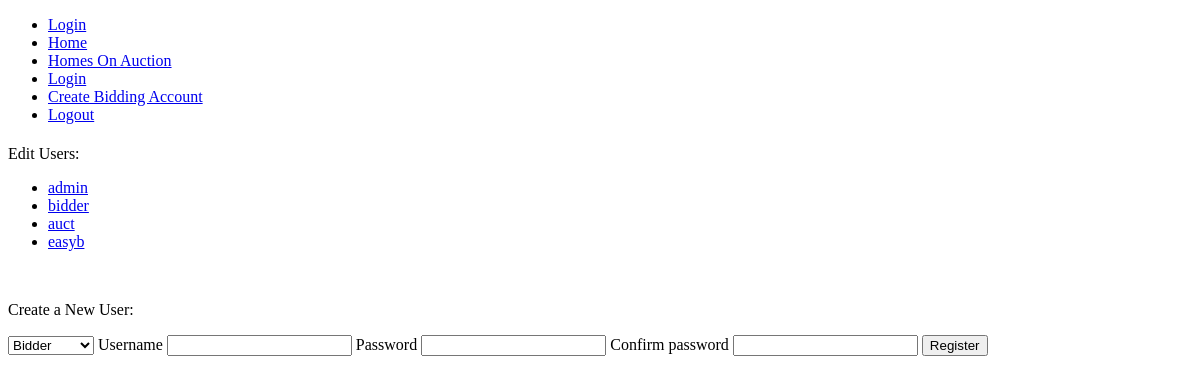
/admin, run on an earlier commit of the app's database.
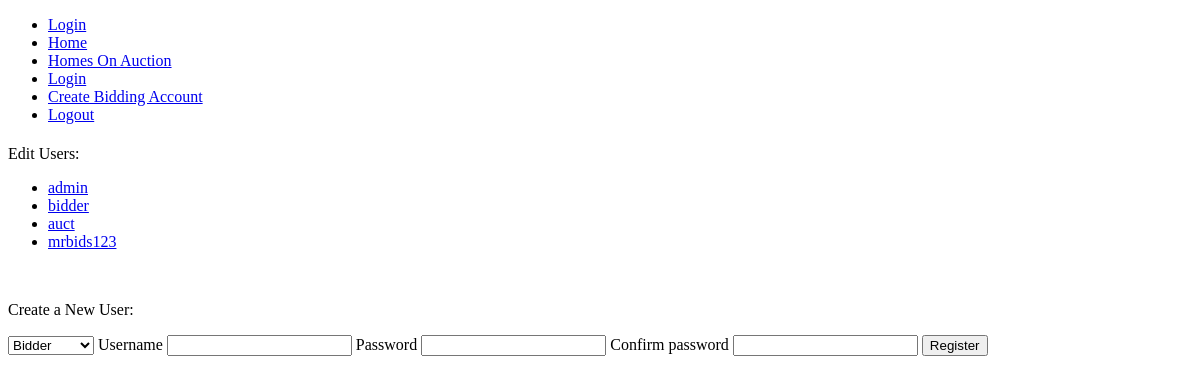
And on a later commit of the database.
### models.py (models this page shows, shortened)
class User(UserMixin, db.Model):
    role = db.Column(db.String(32), nullable=False)
    user_id = db.Column(db.Integer, primary_key=True)
    offers = db.relationship('Items', secondary='bids',backref=db.backref('bidders', lazy='dynamic'))
    username = db.Column(db.String(64), unique=True, index=True)
    password_hash = db.Column(db.String(128))
    @property
    def password(self):
        raise AttributeError('password is not a readable attribute')

### app.py (the view, shortened to what this page needs)
@app.route("/admin", methods=['GET', 'POST'])
def admin():
    data = User.query.all()
    form = RegistrationForm()
    print("before validation")
    return render_template("admin.html", data=data, form=form)

### forms.py (shortened to what this page needs)
class RegistrationForm(FlaskForm):
    user_type = SelectField('types', choices=[('bidder', 'Bidder'), ('auctioneer', 'Auctioneer')])
    username = StringField('Username', validators=[
        DataRequired(), Length(1, 64),
        Regexp('^[A-Za-z][A-Za-z0-9_.]*$', 0,
               'Usernames must have only letters, numbers, dots or '
               'underscores')])
    password = PasswordField('Password', validators=[
        DataRequired(), EqualTo('password2', message='Passwords must match.')])
    password2 = PasswordField('Confirm password', validators=[DataRequired()])
    submit = SubmitField('Register')

### templates/admin.html (shortened to what this page needs)
{% extends "base.html" %}
{% block content %}
<p>Edit Users:</p>
<ul>
    {% for users in data %}
    <li><a href="{{ url_for('user_index', username=users.username, user_id=users.user_id) }}" >{{ users.username }}</a></li>
    {% endfor %}
</ul>
<br />
<p>Create a New User:</p>
<form method="POST">
    {{ form.user_type() }}
    {{ form.username.label }} {{form.username}}
    {{ form.password.label }} {{ form.password }}
    {{ form.password2.label }} {{ form.password2 }}
    {{ form.submit }}
</form>
    {% endblock %}

What changed in the data, as far as the page shows it:
changed User: username "easyb" → "mrbids123"
